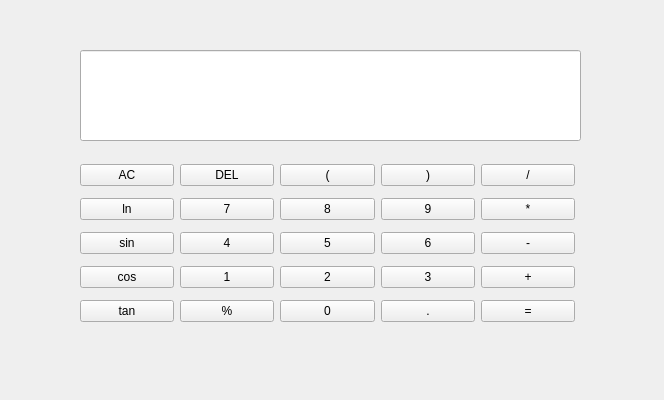
<?xml version="1.0" encoding="UTF-8"?>
<ui version="4.0">
 <class>subwidget4</class>
 <widget class="QWidget" name="subwidget4">
  <property name="geometry">
   <rect>
    <x>0</x>
    <y>0</y>
    <width>664</width>
    <height>400</height>
   </rect>
  </property>
  <property name="windowTitle">
   <string>Form</string>
  </property>
  <widget class="QLineEdit" name="lineEdit">
   <property name="geometry">
    <rect>
     <x>80</x>
     <y>50</y>
     <width>501</width>
     <height>91</height>
    </rect>
   </property>
  </widget>
  <widget class="QWidget" name="">
   <property name="geometry">
    <rect>
     <x>80</x>
     <y>158</y>
     <width>495</width>
     <height>170</height>
    </rect>
   </property>
   <layout class="QGridLayout" name="gridLayout">
    <item row="0" column="0">
     <widget class="QPushButton" name="pushButton_AC">
      <property name="text">
       <string>AC</string>
      </property>
     </widget>
    </item>
    <item row="0" column="1">
     <widget class="QPushButton" name="pushButton_DEL">
      <property name="text">
       <string>DEL</string>
      </property>
     </widget>
    </item>
    <item row="0" column="2">
     <widget class="QPushButton" name="pushButton_zuo">
      <property name="text">
       <string>(</string>
      </property>
     </widget>
    </item>
    <item row="0" column="3">
     <widget class="QPushButton" name="pushButton_you">
      <property name="text">
       <string>)</string>
      </property>
     </widget>
    </item>
    <item row="0" column="4">
     <widget class="QPushButton" name="pushButton_chu">
      <property name="text">
       <string>/</string>
      </property>
     </widget>
    </item>
    <item row="1" column="0">
     <widget class="QPushButton" name="pushButton_ln">
      <property name="text">
       <string>ln</string>
      </property>
     </widget>
    </item>
    <item row="1" column="1">
     <widget class="QPushButton" name="pushButton_seven">
      <property name="text">
       <string>7</string>
      </property>
     </widget>
    </item>
    <item row="1" column="2">
     <widget class="QPushButton" name="pushButton_eight">
      <property name="text">
       <string>8</string>
      </property>
     </widget>
    </item>
    <item row="1" column="3">
     <widget class="QPushButton" name="pushButton_nine">
      <property name="text">
       <string>9</string>
      </property>
     </widget>
    </item>
    <item row="1" column="4">
     <widget class="QPushButton" name="pushButton_cheng">
      <property name="text">
       <string>*</string>
      </property>
     </widget>
    </item>
    <item row="2" column="0">
     <widget class="QPushButton" name="pushButton_sin">
      <property name="text">
       <string>sin</string>
      </property>
     </widget>
    </item>
    <item row="2" column="1">
     <widget class="QPushButton" name="pushButton_four">
      <property name="text">
       <string>4</string>
      </property>
     </widget>
    </item>
    <item row="2" column="2">
     <widget class="QPushButton" name="pushButton_five">
      <property name="text">
       <string>5</string>
      </property>
     </widget>
    </item>
    <item row="2" column="3">
     <widget class="QPushButton" name="pushButton_six">
      <property name="text">
       <string>6</string>
      </property>
     </widget>
    </item>
    <item row="2" column="4">
     <widget class="QPushButton" name="pushButton_jian">
      <property name="text">
       <string>-</string>
      </property>
     </widget>
    </item>
    <item row="3" column="0">
     <widget class="QPushButton" name="pushButton_cos">
      <property name="text">
       <string>cos</string>
      </property>
     </widget>
    </item>
    <item row="3" column="1">
     <widget class="QPushButton" name="pushButton_one">
      <property name="text">
       <string>1</string>
      </property>
     </widget>
    </item>
    <item row="3" column="2">
     <widget class="QPushButton" name="pushButton_two">
      <property name="text">
       <string>2</string>
      </property>
     </widget>
    </item>
    <item row="3" column="3">
     <widget class="QPushButton" name="pushButton_three">
      <property name="text">
       <string>3</string>
      </property>
     </widget>
    </item>
    <item row="3" column="4">
     <widget class="QPushButton" name="pushButton_jia">
      <property name="text">
       <string>+</string>
      </property>
     </widget>
    </item>
    <item row="4" column="0">
     <widget class="QPushButton" name="pushButton_tan">
      <property name="text">
       <string>tan</string>
      </property>
     </widget>
    </item>
    <item row="4" column="1">
     <widget class="QPushButton" name="pushButton_baifen">
      <property name="text">
       <string>%</string>
      </property>
     </widget>
    </item>
    <item row="4" column="2">
     <widget class="QPushButton" name="pushButton_zero">
      <property name="text">
       <string>0</string>
      </property>
     </widget>
    </item>
    <item row="4" column="3">
     <widget class="QPushButton" name="pushButton_point">
      <property name="text">
       <string>.</string>
      </property>
     </widget>
    </item>
    <item row="4" column="4">
     <widget class="QPushButton" name="pushButton_deng">
      <property name="text">
       <string>=</string>
      </property>
     </widget>
    </item>
   </layout>
  </widget>
 </widget>
 <resources/>
 <connections/>
</ui>
